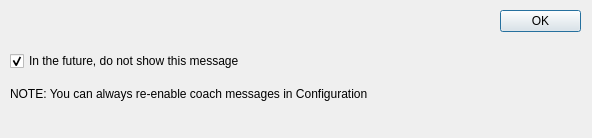
<?xml version="1.0" encoding="UTF-8"?>
<ui version="4.0">
 <class>Q_Note</class>
 <widget class="QDialog" name="Q_Note">
  <property name="geometry">
   <rect>
    <x>0</x>
    <y>0</y>
    <width>592</width>
    <height>138</height>
   </rect>
  </property>
  <property name="windowTitle">
   <string>JPEGSnoop - Note</string>
  </property>
  <property name="modal">
   <bool>true</bool>
  </property>
  <widget class="QDialogButtonBox" name="buttonBox">
   <property name="geometry">
    <rect>
     <x>500</x>
     <y>10</y>
     <width>81</width>
     <height>41</height>
    </rect>
   </property>
   <property name="orientation">
    <enum>Qt::Vertical</enum>
   </property>
   <property name="standardButtons">
    <set>QDialogButtonBox::Ok</set>
   </property>
  </widget>
  <widget class="QWidget" name="">
   <property name="geometry">
    <rect>
     <x>10</x>
     <y>10</y>
     <width>481</width>
     <height>101</height>
    </rect>
   </property>
   <layout class="QVBoxLayout" name="verticalLayout">
    <item>
     <widget class="QLabel" name="lbCoachMsg">
      <property name="text">
       <string/>
      </property>
      <property name="textFormat">
       <enum>Qt::AutoText</enum>
      </property>
      <property name="wordWrap">
       <bool>true</bool>
      </property>
     </widget>
    </item>
    <item>
     <widget class="QCheckBox" name="cbHideMsg">
      <property name="text">
       <string>In the future, do not show this message</string>
      </property>
      <property name="checked">
       <bool>true</bool>
      </property>
     </widget>
    </item>
    <item>
     <widget class="QLabel" name="label_2">
      <property name="text">
       <string>NOTE: You can always re-enable coach messages in Configuration</string>
      </property>
     </widget>
    </item>
   </layout>
  </widget>
 </widget>
 <resources/>
 <connections>
  <connection>
   <sender>buttonBox</sender>
   <signal>accepted()</signal>
   <receiver>Q_Note</receiver>
   <slot>accept()</slot>
   <hints>
    <hint type="sourcelabel">
     <x>248</x>
     <y>254</y>
    </hint>
    <hint type="destinationlabel">
     <x>157</x>
     <y>274</y>
    </hint>
   </hints>
  </connection>
  <connection>
   <sender>buttonBox</sender>
   <signal>rejected()</signal>
   <receiver>Q_Note</receiver>
   <slot>reject()</slot>
   <hints>
    <hint type="sourcelabel">
     <x>316</x>
     <y>260</y>
    </hint>
    <hint type="destinationlabel">
     <x>286</x>
     <y>274</y>
    </hint>
   </hints>
  </connection>
 </connections>
</ui>
